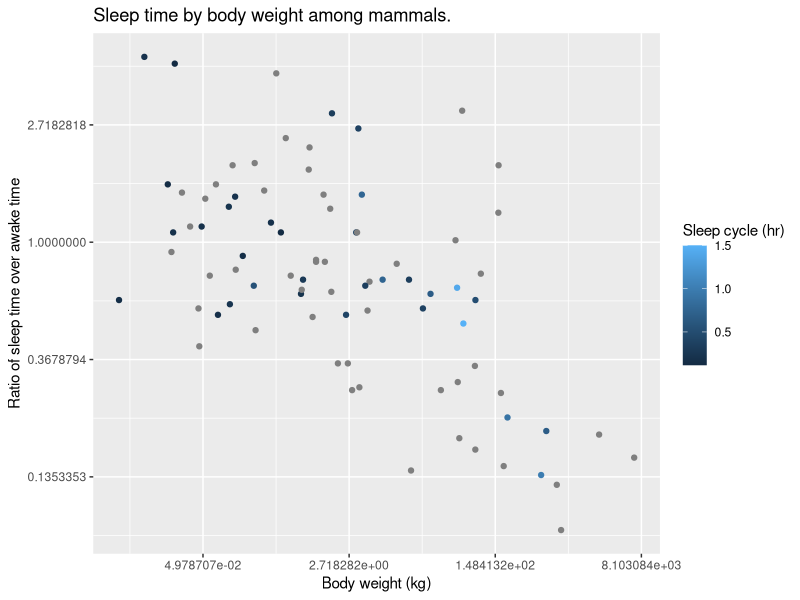
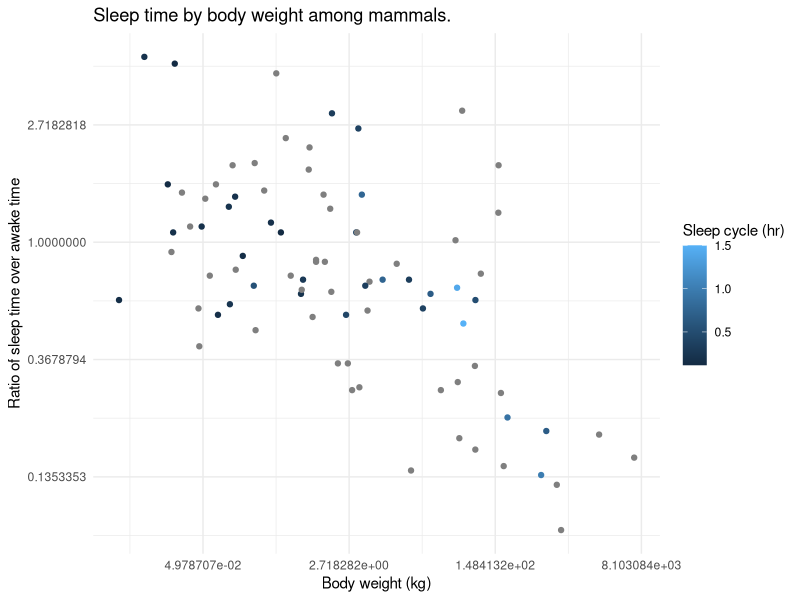
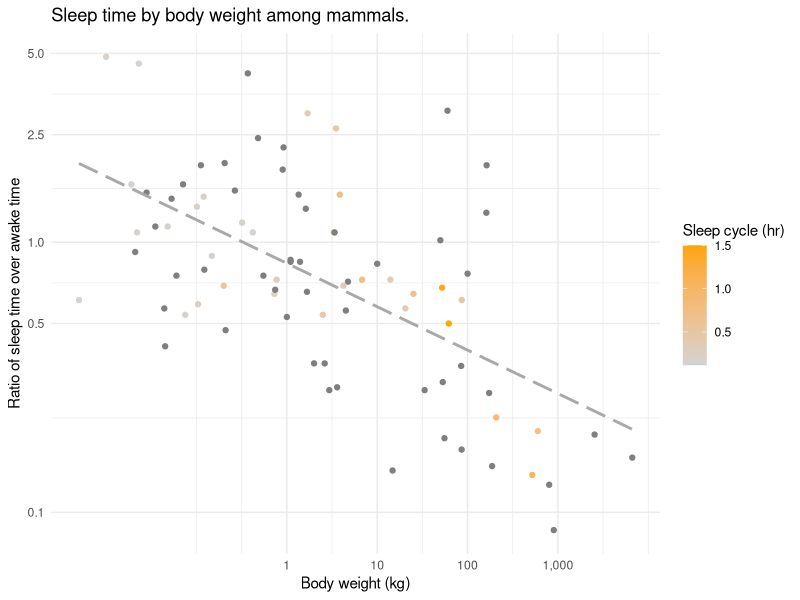
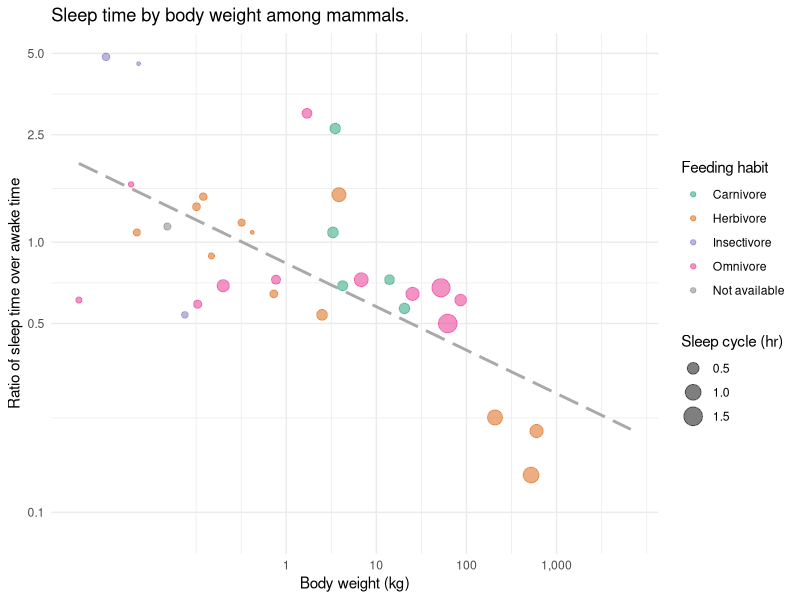
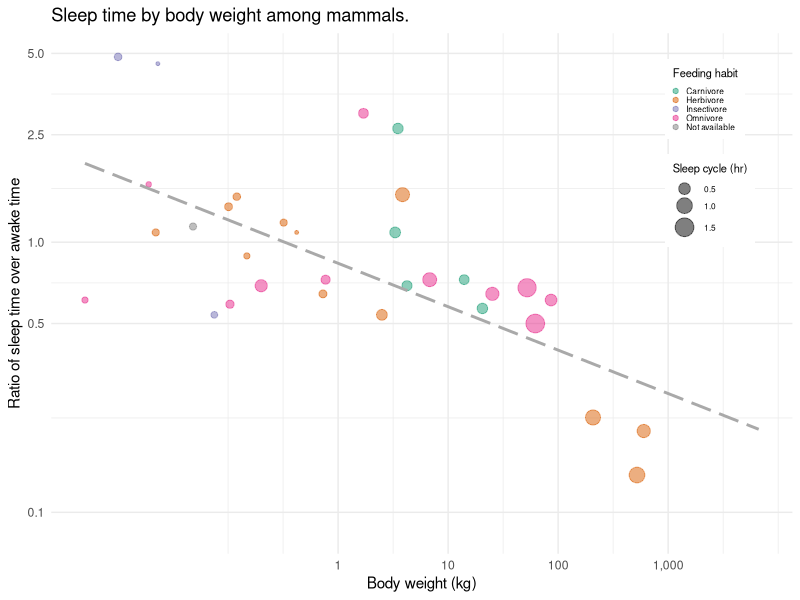
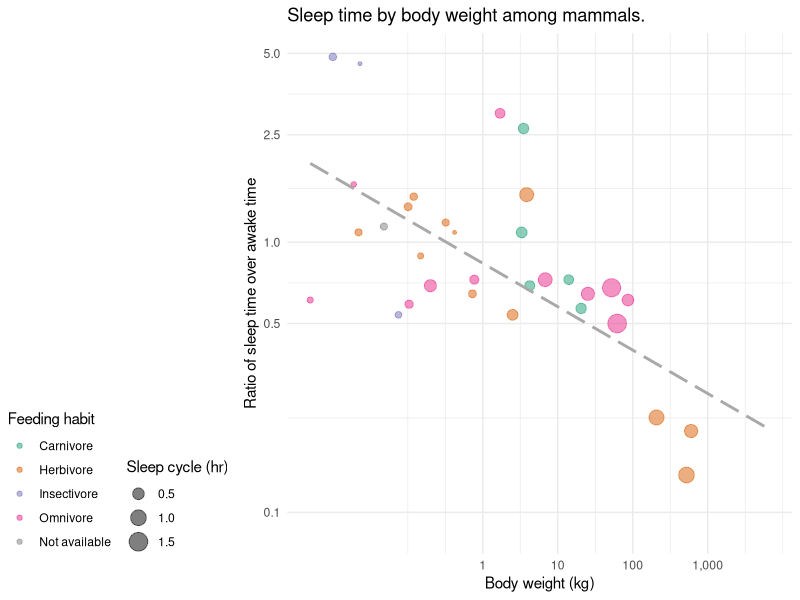
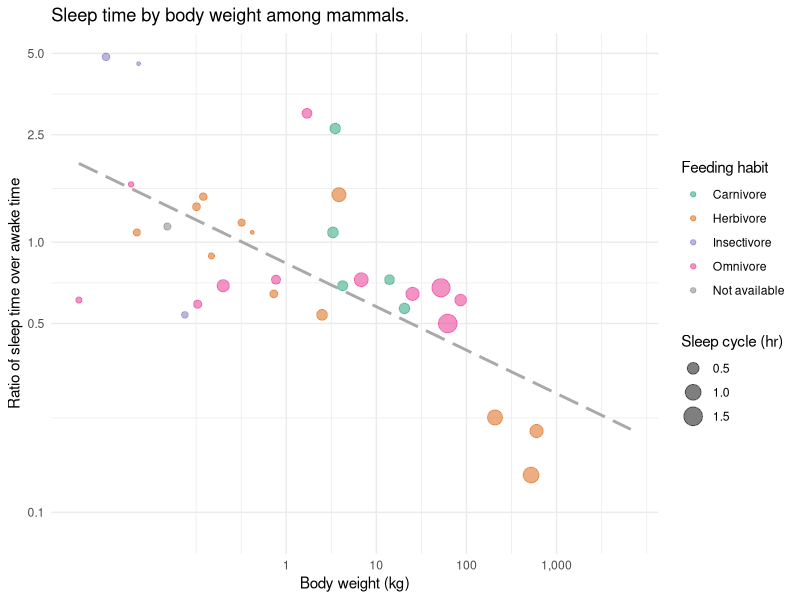
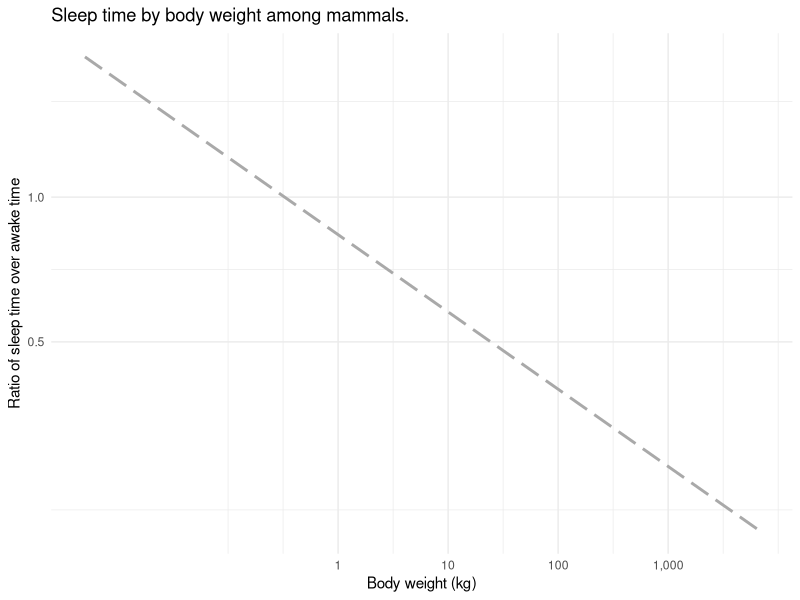

The R script that drew these images, in order:
## ---- chunk 1
knitr::opts_chunk$set(echo = TRUE)
library(tidyverse)
packages <- c("patchwork", "ggrepel", "ggtext")
# install missing packages
for (p in packages) {
  if (!require(p, character.only = TRUE)) {
    install.packages(p)
    library(p, character.only = TRUE)
  }
}
## ---- chunk 2
?msleep # metadata available on the help page (part of ggplot2 package)
glimpse(msleep) # see the data
## ---- chunk 3
# basic plot on slide 3
p_base <- ggplot(msleep, aes(bodywt, sleep_total / awake)) +
	geom_point(aes(colour = sleep_cycle)) +
	scale_x_continuous(trans = "log") +
	scale_y_continuous(trans = "log") +
	labs(
		title = "Sleep time by body weight among mammals.",
		colour = "Sleep cycle (hr)",
		y = "Ratio of sleep time over awake time",
		x = "Body weight (kg)"
	)
p_base
## ---- chunk 4
# practice (slide 11)
p_base +
  theme_minimal()
# add the remaining layers to the basic plot!
## ---- chunk 5
p_orange <- ggplot(msleep, aes(bodywt, sleep_total / awake)) +
  geom_point(aes(colour = sleep_cycle)) +
  labs(
    title = "Sleep time by body weight among mammals.",
    colour = "Sleep cycle (hr)",
    y = "Ratio of sleep time over awake time",
    x = "Body weight (kg)"
  ) +
  scale_x_continuous(
    trans = "log", 
    breaks = c(1, 10, 100, 1000),
    labels = scales::label_number(big.mark = ",")
  ) +
  scale_y_continuous(
    trans = "log",
    breaks = c(0.1, 0.5, 1, 2.5, 5)
  ) +
  geom_smooth(
    method = "lm", 
    formula = y ~ x,
    se = FALSE, 
    linetype = "longdash", 
    colour = "darkgrey"
  ) +
  scale_colour_gradient(low = "lightgrey", high = "orange") +
  theme_minimal()
p_orange
## ---- chunk 6
# practice (slide 14 & 15)

## ---- chunk 7
# practice (slide 17)
p_missing <- ggplot(
  msleep,
  aes(bodywt, sleep_total / awake, colour = vore)
  ) +
  scale_x_continuous(
    trans = "log", 
    breaks = c(1, 10, 100, 1000),
    labels = scales::label_number(big.mark = ",")
  ) +
  scale_y_continuous(
    trans = "log",
    breaks = c(0.1, 0.5, 1, 2.5, 5)
  ) +
  labs(
    title = "Sleep time by body weight among mammals.",
    size = "Sleep cycle (hr)",
    colour = "Feeding habit",
    y = "Ratio of sleep time over awake time",
    x = "Body weight (kg)"
  ) +
   geom_smooth(
    method = "lm", 
    formula = y ~ x,
    se = FALSE, 
    linetype = "longdash", 
    colour = "darkgrey"
  ) +
  scale_colour_brewer(
    palette = "Dark2", 
    labels = c("Carnivore", "Herbivore", "Insectivore", 
               "Omnivore", "Not available"),
    na.value = "grey50"
  ) +
  theme_minimal()
## ---- chunk 8
p_full <- ggplot(msleep, aes(bodywt, sleep_total / awake, colour = vore)) +
  geom_point(aes(size = sleep_cycle), alpha = 0.5) +
  scale_x_continuous(
    trans = "log", 
    breaks = c(1, 10, 100, 1000),
    labels = scales::label_number(big.mark = ",")
  ) +
  scale_y_continuous(
    trans = "log",
    breaks = c(0.1, 0.5, 1, 2.5, 5)
  ) +
  labs(
    title = "Sleep time by body weight among mammals.",
    size = "Sleep cycle (hr)",
    colour = "Feeding habit",
    y = "Ratio of sleep time over awake time",
    x = "Body weight (kg)"
  ) +
  geom_smooth(
    method = "lm", 
    formula = y ~ x,
    se = FALSE, 
    linetype = "longdash", 
    colour = "darkgrey"
  ) +
  scale_colour_brewer(
    palette = "Dark2", 
    labels = c("Carnivore", "Herbivore", "Insectivore", 
               "Omnivore", "Not available"),
    na.value = "grey50"
  ) +
  theme_minimal()
p_full
## ---- chunk 9
# slide 22
p_full +
  theme(
    legend.background = element_rect(fill = "white", colour = NA),
    legend.position = c(.95, .95),
    legend.justification = c(1, 1),
    legend.title = element_text(size = 8),
    legend.text = element_text(size = 6),
    legend.key.size = unit(3, "pt")
  )
## ---- chunk 10
# slide 23
p_full +
  theme(
    legend.position = "left",
    legend.box = "horizontal",
    legend.box.just = "bottom",
    legend.margin = margin(),
    legend.justification = c(0, 0)
  )
## ---- chunk 11
# practice ! (slide 24)
p_full +
  theme(
    # complete the code
  )
## ---- chunk 12
# you must complete the code for slide 17 first!
p_missing +
  scale_colour_brewer(
    palette = "Dark2", 
    labels = c("Carnivore", "Herbivore", "Insectivore", 
               "Omnivore", "Not available"),
    na.value = "grey50",
    guide = guide_legend(
      order = 2,
      title.position = "top",
      title.hjust = 0,
      nrow = 3,
      byrow = TRUE,
      override.aes = list(size = 3)
    )
  ) +
  scale_size_continuous(
    # practice! see slide 26
  ) +
  theme(
    legend.position = "top",
    legend.box = "horizontal",
    legend.box.just = "top",
    legend.justification = c(1, 0),
    legend.margin = margin()
  )
## ---- chunk 13
# you must complete the code for slide 17 first!
p_labelled <- p_missing +
  scale_colour_brewer(
    palette = "Dark2", 
    labels = paste0(
      "<span style='color:",
      c(RColorBrewer::brewer.pal(4, "Dark2"), "#7f7f7f"), ";'>",
      c("Carnivore", "Herbivore", "Insectivore", "Omnivore", "Not available"),
      "</span>" # you can use HTML in markdown
    ),
    na.value = "grey50",
    guide = guide_legend(
      order = 2,
      title.position = "top",
      title.hjust = 0,
      byrow = TRUE,
      override.aes = list(size = 3)
    )
  ) +
  scale_size_continuous(
    breaks = c(0.5, 1, 1.5, 0.5),
    labels = c("0.5", "1", "1.5", "Not available"),
    guide = guide_legend(
      order = 1,
      title.position = "top",
      title.hjust = 0,
      label.position = "right",
      override.aes = list(shape = c(19, 19, 19, 1))
    )
  ) +
  theme(
    title = element_text(size = 24),
    legend.position = "left",
    legend.box = "vertical",
    legend.box.just = "left",
    legend.justification = c(0, 1),
    legend.margin = margin(),
    axis.title = element_text(hjust = 0, size = 16),
    axis.text = element_text(size = 12),
    legend.title = element_text(size = 12),
    # practice! slide 36
    legend.text = element_markdown() # element_markdown() available from ggtext
  )
p_labelled
## ---- chunk 14
ggplot(
  msleep,
  aes(bodywt, sleep_total / awake, colour = vore)
  ) +
  geom_smooth(
    method = "lm", 
    formula = y ~ x,
    se = FALSE, 
    linetype = "longdash", 
    colour = "darkgrey"
  ) +
  geom_point(aes(size = sleep_cycle), alpha = 0.5,
             data = filter(msleep, !is.na(sleep_cycle))) +
  geom_point(size = 3, shape = 1, alpha = 0.5, show.legend = FALSE,
             data = filter(msleep, is.na(sleep_cycle))) +
  scale_x_continuous(
    trans = "log", 
    breaks = c(1, 10, 100, 1000),
    labels = scales::label_number(big.mark = ",")
  ) +
  scale_y_continuous(
    trans = "log",
    breaks = c(0.1, 0.5, 1, 2.5, 5)
  ) +
  theme_minimal() +
  scale_colour_brewer(
    palette = "Dark2", 
    labels = paste0(
      "<span style='color:",
      c(RColorBrewer::brewer.pal(4, "Dark2"), "#7f7f7f"), ";'>",
      c("Carnivore", "Herbivore", "Insectivore", "Omnivore", "Not available"),
      "</span>"
    ),
    na.value = "grey50",
    guide = guide_legend(
      order = 2,
      title.position = "top",
      title.hjust = 0,
      byrow = TRUE,
      override.aes = list(size = 2)
    )
  ) +
  scale_size_continuous(
    breaks = c(0.5, 1, 1.5, 0.5),
    labels = c("0.5", "1", "1.5", "Not available"),
    guide = guide_legend(
      order = 1,
      title.position = "top",
      title.hjust = 0,
      label.position = "right",
      override.aes = list(shape = c(19, 19, 19, 1))
    )
  ) +
  theme(
    legend.text = element_markdown(size = 8),
    legend.title = element_text(size = 10),
    legend.position = "left",
    legend.box = "vertical",
    legend.box.just = "left",
    legend.justification = c(0, 1),
    legend.margin = margin(),
    legend.key.height = unit(0, "pt"),
    axis.title = element_text(hjust = 0, size = 10),
    title = element_text(size = 12),
    plot.caption = element_text(size = 8, colour = "grey50")
  ) +
  labs(
    title = "Larger mammals, specially herbivores,\ntend to sleep less, but have longer sleep cycles.",
    x = "Body weight (kg)",
    y = "Ratio of sleep time over awake time",
    size = "Sleep cycle (hr)^1",
    colour = "Feeding habit",
    caption = expression(""^1~"Sleep cycle is the period between REM seep and non-REM sleep.")
  ) +
  ## from ggrepel library
  geom_label_repel(
		label = c(
			"An average horse sleeps\nonly 2.7 hours a day!",
			"Humans sleep 8 hours a day and\nhave a sleep cycle of 1.5 hours on average.\nHope you all have 8 hours of daily sleep.", 
			"You are more likely to find\na little brown bat in their sleep\nas they sleep 19.9 hours a day."
		),
		size = 2,
		data = filter(msleep, name %in% c("Horse", "Human", "Little brown bat")),
		nudge_x = c(-1.5, -2, 1),
		nudge_y = c(-.2, -1, -.5),
		show.legend = FALSE
	)

## ---- chunk 15
# you can define a common theme to be used multiple times
theme_full <- theme_minimal() +
  theme(
    legend.text = element_markdown(size = 8),
    legend.title = element_text(size = 10),
    legend.position = "top",
    legend.box = "vertical",
    legend.box.just = "left",
    legend.justification = c(0, 1),
    legend.margin = margin(),
    legend.key.height = unit(0, "pt"),
    axis.title = element_text(hjust = 0, size = 10),
    title = element_text(size = 12),
    plot.caption = element_text(size = 8, colour = "grey50")
  )
# creating multipe plots to put together
full <- ggplot(mapping = aes(bodywt, sleep_total / awake)) +
  geom_smooth(
    method = "lm", se = FALSE, linetype = "longdash", colour = "darkgrey",
    data = msleep
  ) +
  geom_point(aes(size = sleep_cycle), alpha = 0.5,
             data = filter(msleep, !is.na(sleep_cycle))) +
  geom_point(size = 3, shape = 1, alpha = 0.5, show.legend = FALSE,
             data = filter(msleep, is.na(sleep_cycle))) +
  scale_x_continuous(
    trans = "log", 
    breaks = c(1, 10, 100, 1000),
    labels = scales::label_number(big.mark = ",")
  ) +
  scale_y_continuous(
    trans = "log",
    breaks = c(0.1, 0.5, 1, 2.5, 5)
  ) +
  scale_size_continuous(
    breaks = c(0.5, 1, 1.5, 0.5),
    labels = c("0.5", "1", "1.5", "Not available"),
    guide = guide_legend(
      order = 1,
      title.position = "top",
      title.hjust = 0,
      label.position = "right",
      override.aes = list(shape = c(19, 19, 19, 1))
    )
  ) +
  labs(
    title = "Larger mammals, specially herbivores, tend to sleep less, but have longer sleep cycles.",
    x = "Body weight (kg)",
    y = "Ratio of sleep time over awake time",
    size = "Sleep cycle (hr)^1",
    colour = "Feeding habit",
    caption = expression(""^1~"Sleep cycle is the period between REM seep and non-REM sleep.")
  ) +
  theme_full
pcarni <- ggplot(mapping = aes(bodywt, sleep_total / awake)) +
  geom_point(aes(size = sleep_cycle), alpha = 0.5, show.legend = FALSE,
             data = filter(msleep, !is.na(sleep_cycle), vore == "carni")) +
  geom_point(size = 3, shape = 1, alpha = 0.5, show.legend = FALSE,
             data = filter(msleep, is.na(sleep_cycle), vore == "carni")) +
  scale_x_continuous(
    trans = "log", 
    breaks = c(1, 10, 100, 1000),
    labels = scales::label_number(big.mark = ",")
  ) +
  scale_y_continuous(
    trans = "log",
    breaks = c(0.1, 0.5, 1, 2.5, 5)
  ) +
  scale_size_continuous(
    breaks = c(0.5, 1, 1.5, 0.5),
    labels = c("0.5", "1", "1.5", "Not available"),
    guide = guide_legend(
      order = 1,
      title.position = "top",
      override.aes = list(shape = c(19, 19, 19, 1))
    )
  ) +
  theme_full +
  labs(subtitle = "Carnivores", x = "", y = "")
pomni <- ggplot(mapping = aes(bodywt, sleep_total / awake)) +
  geom_point(aes(size = sleep_cycle), alpha = 0.5, show.legend = FALSE,
             data = filter(msleep, !is.na(sleep_cycle), vore == "omni")) +
  geom_point(size = 3, shape = 1, alpha = 0.5, show.legend = FALSE,
             data = filter(msleep, is.na(sleep_cycle), vore == "omni")) +
  scale_x_continuous(
    trans = "log", 
    breaks = c(1, 10, 100, 1000),
    labels = scales::label_number(big.mark = ",")
  ) +
  scale_y_continuous(
    trans = "log",
    breaks = c(0.1, 0.5, 1, 2.5, 5)
  ) +
  scale_size_continuous(
    breaks = c(0.5, 1, 1.5, 0.5),
    labels = c("0.5", "1", "1.5", "Not available"),
    guide = guide_legend(
      order = 1,
      title.position = "top",
      title.hjust = 0,
      label.position = "right",
      override.aes = list(shape = c(19, 19, 19, 1))
    )
  ) +
  theme_full +
  labs(subtitle = "Omnivores", x = "", y = "")
pinsecti <- ggplot(mapping = aes(bodywt, sleep_total / awake)) +
  geom_point(aes(size = sleep_cycle), alpha = 0.5, show.legend = FALSE,
             data = filter(msleep, !is.na(sleep_cycle), vore == "insecti")) +
  geom_point(size = 3, shape = 1, alpha = 0.5, show.legend = FALSE,
             data = filter(msleep, is.na(sleep_cycle), vore == "insecti")) +
  scale_x_continuous(
    trans = "log", 
    breaks = c(1, 10, 100, 1000),
    labels = scales::label_number(big.mark = ",")
  ) +
  scale_y_continuous(
    trans = "log",
    breaks = c(0.1, 0.5, 1, 2.5, 5)
  ) +
  scale_size_continuous(
    breaks = c(0.5, 1, 1.5, 0.5),
    labels = c("0.5", "1", "1.5", "Not available"),
    guide = guide_legend(
      order = 1,
      title.position = "top",
      title.hjust = 0,
      label.position = "right",
      override.aes = list(shape = c(19, 19, 19, 1))
    )
  ) +
  theme_full +
  labs(subtitle = "Insectivores", x = "", y = "")
pherbi <- ggplot(mapping = aes(bodywt, sleep_total / awake)) +
  geom_point(aes(size = sleep_cycle), alpha = 0.5, show.legend = FALSE,
             data = filter(msleep, !is.na(sleep_cycle), vore == "herbi")) +
  geom_point(size = 3, shape = 1, alpha = 0.5, show.legend = FALSE,
             data = filter(msleep, is.na(sleep_cycle), vore == "herbi")) +
  scale_x_continuous(
    trans = "log", 
    breaks = c(1, 10, 100, 1000),
    labels = scales::label_number(big.mark = ",")
  ) +
  scale_y_continuous(
    trans = "log",
    breaks = c(0.1, 0.5, 1, 2.5, 5)
  ) +
  scale_size_continuous(
    breaks = c(0.5, 1, 1.5, 0.5),
    labels = c("0.5", "1", "1.5", "Not available"),
    guide = guide_legend(
      order = 1,
      title.position = "top",
      title.hjust = 0,
      label.position = "right",
      override.aes = list(shape = c(19, 19, 19, 1))
    )
  ) +
  theme_full +
  labs(subtitle = "Herbivores", x = "", y = "")

# patchwork library allows arranging multiple plots
patched <- full + 
  (pcarni + pomni + pinsecti + pherbi + plot_layout(nrow = 1)) +
  plot_layout(ncol = 1)

patched
